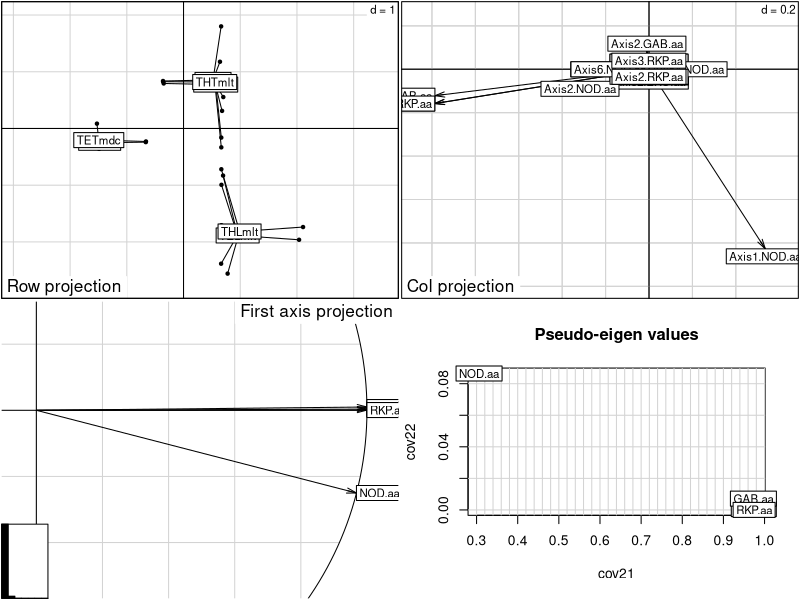
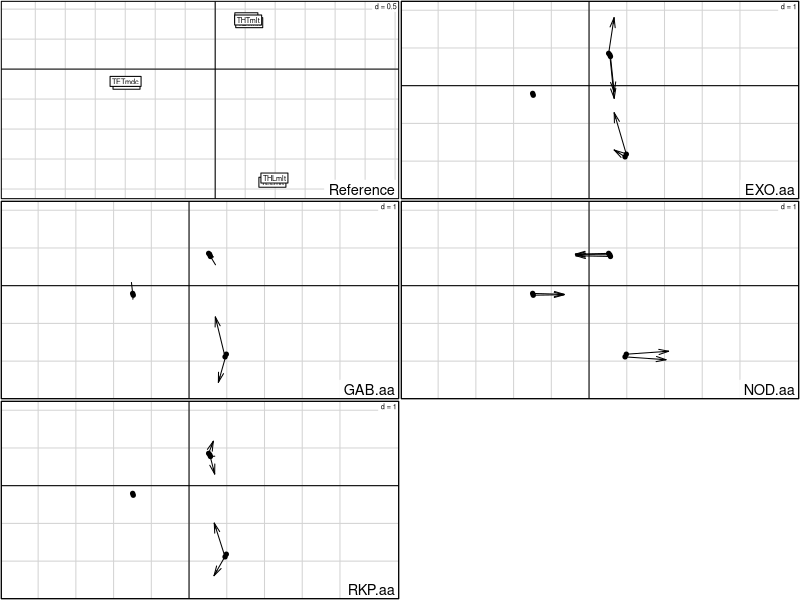
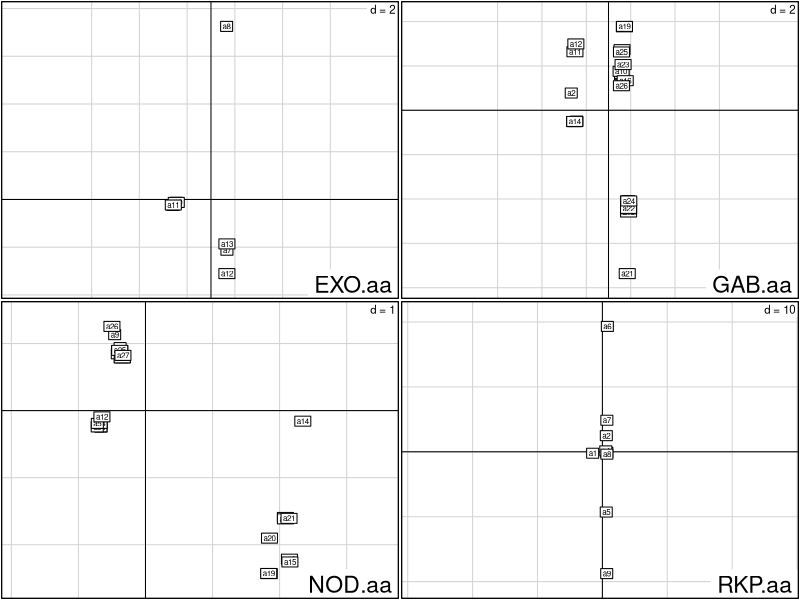

The R script that drew these images, in order:
library(ade4)


### Name: rhizobium
### Title: Genetic structure of two nitrogen fixing bacteria influenced by
###   geographical isolation and host specialization
### Aliases: rhizobium
### Keywords: datasets

### ** Examples


# The functions used below require the package ape
data(rhizobium)
if(requireNamespace("ape", quietly = TRUE)) {
dat <- prep.mdpcoa(rhizobium[[1]], rhizobium[[2]], 
    model = c("F84", "F84", "F84", "F81"),
    pairwise.deletion = TRUE)
sam <- dat$sam
dis <- dat$dis
# The distances should be Euclidean. 
# Several transformations exist to render a distance object Euclidean 
# (see functions cailliez, lingoes and quasieuclid in the ade4 package). 
# Here we use the quasieuclid function.
dis <- lapply(dis, quasieuclid)
mdpcoa1 <- mdpcoa(sam, dis, scann = FALSE, nf = 2)

# Reference analysis
plot(mdpcoa1)

# Differences between the loci
kplot(mdpcoa1)

# Alleles projected on the population maps.
kplotX.mdpcoa(mdpcoa1)
}
